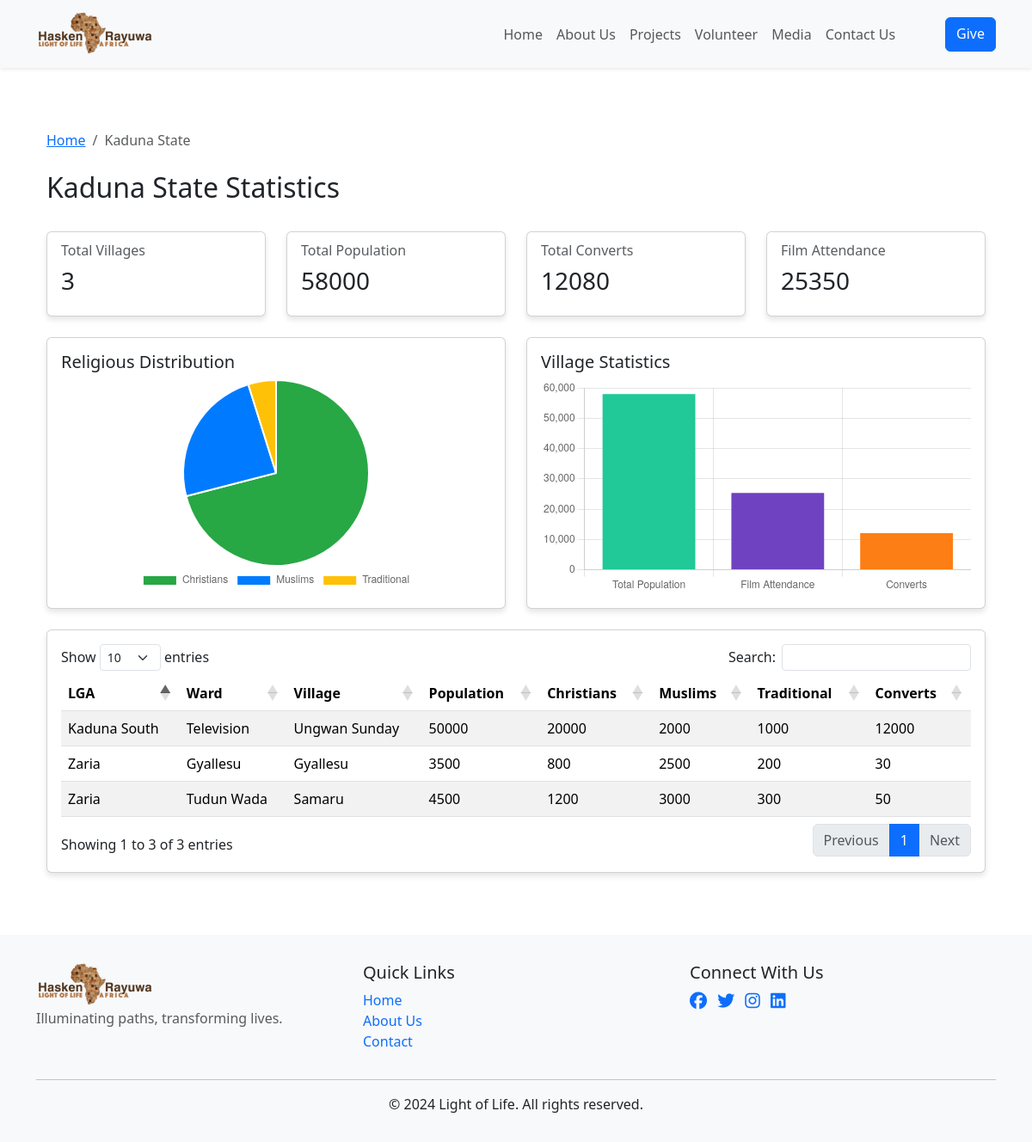
Page /state/Kaduna/ on the committed database.
### core/models.py (models this page shows, shortened)
class SiteLogo(models.Model):
    logo = models.ImageField(upload_to='logos/')
    updated_at = models.DateTimeField(auto_now=True)
    class Meta:
        verbose_name_plural = "Site Logo"

class DemographicData(models.Model):
    STATE_CHOICES = [
        ('Abia', 'Abia'),
        ('Adamawa', 'Adamawa'),
        ('Akwa Ibom', 'Akwa Ibom'),
        ('Anambra', 'Anambra'),
        ('Bauchi', 'Bauchi'),
        ('Bayelsa', 'Bayelsa'),
        ('Benue', 'Benue'),
        ('Borno', 'Borno'),
        ('Cross River', 'Cross River'),
        ('Delta', 'Delta'),
        ('Ebonyi', 'Ebonyi'),
        ('Edo', 'Edo'),
        ('Ekiti', 'Ekiti'),
        ('Enugu', 'Enugu'),
        ('FCT', 'Abuja'),
        ('Gombe', 'Gombe'),
        ('Imo', 'Imo'),
        ('Jigawa', 'Jigawa'),
        ('Kaduna', 'Kaduna'),
        ('Kano', 'Kano'),
        ('Katsina', 'Katsina'),
        ('Kebbi', 'Kebbi'),
        ('Kogi', 'Kogi'),
        ('Kwara', 'Kwara'),
        ('Lagos', 'Lagos'),
        ('Nasarawa', 'Nasarawa'),
        ('Niger', 'Niger'),
        ('Ogun', 'Ogun'),
        ('Ondo', 'Ondo'),
        ('Osun', 'Osun'),
        ('Oyo', 'Oyo'),
        ('Plateau', 'Plateau'),
        ('Rivers', 'Rivers'),
        ('Sokoto', 'Sokoto'),
        ('Taraba', 'Taraba'),
        ('Yobe', 'Yobe'),
        ('Zamfara', 'Zamfara'),
        ]
    state = models.CharField(max_length=50, choices=STATE_CHOICES)
    lga = models.CharField(max_length=100, verbose_name="L.G.A")
    ward = models.CharField(max_length=100)
    village = models.CharField(max_length=100)
    christian_population = models.IntegerField(verbose_name="Christian Population")
    muslim_population = models.IntegerField(verbose_name="Muslim Population")
    traditional_population = models.IntegerField(verbose_name="Traditional People Population")
    converts = models.IntegerField()
    total_village_population = models.IntegerField(verbose_name="Total Village Population")
    film_attendance = models.IntegerField()
    people_group = models.CharField(max_length=100)
    practiced_religion = models.CharField(max_length=100)
    created_at = models.DateTimeField(auto_now_add=True)
    updated_at = models.DateTimeField(auto_now=True)
    class Meta:
        verbose_name_plural = "Demographic Data"
        indexes = [
            models.Index(fields=['state']),
            models.Index(fields=['lga']),
        ]
        unique_together = ['state', 'lga', 'ward', 'village']

### core/views.py (the view)
# urls.py: path('state/<str:state_name>/', views.state_detail, name='state_detail'),
def state_detail(request, state_name):
    state_data = DemographicData.objects.filter(state=state_name)
    summary = {
        'village_count': state_data.count(),
        'total_population': state_data.aggregate(Sum('total_village_population'))['total_village_population__sum'] or 0,
        'total_converts': state_data.aggregate(Sum('converts'))['converts__sum'] or 0,
        'film_attendance': state_data.aggregate(Sum('film_attendance'))['film_attendance__sum'] or 0,
        'total_christian': state_data.aggregate(Sum('christian_population'))['christian_population__sum'] or 0,
        'total_muslim': state_data.aggregate(Sum('muslim_population'))['muslim_population__sum'] or 0,
        'total_traditional': state_data.aggregate(Sum('traditional_population'))['traditional_population__sum'] or 0,
    }
    detailed_data = DemographicData.objects.filter(state=state_name).order_by('lga', 'ward', 'village')
    context = {
        'state_name': state_name,
        'summary': summary,
        'detailed_data': detailed_data,
        'logo': SiteLogo.objects.last(),
    }
    print(f"Number of detailed records: {detailed_data.count()}")
    return render(request, 'core/state_detail.html', context)

### core/templates/core/state_detail.html (shortened to what this page needs)
{% extends 'base.html' %}
{% load static %}
{% block css %}
<link rel="stylesheet" href="https://cdn.datatables.net/1.11.5/css/dataTables.bootstrap5.min.css">
{% endblock %}
{% block content %}
<div class="container py-5">
    <nav aria-label="breadcrumb" class="mb-4">
        <ol class="breadcrumb">
            <li class="breadcrumb-item"><a href="{% url 'home' %}">Home</a></li>
            <li class="breadcrumb-item active">{{ state_name }} State</li>
        </ol>
    </nav>
    <div class="row mb-4">
        <div class="col">
            <h2>{{ state_name }} State Statistics</h2>
        </div>
    </div>
    <div class="row mb-4">
        <div class="col-md-3">
            <div class="card">
                <div class="card-body">
                    <h6 class="card-subtitle mb-2 text-muted">Total Villages</h6>
                    <h3 class="card-title">{{ summary.village_count }}</h3>
                </div>
            </div>
        </div>
        <div class="col-md-3">
            <div class="card">
                <div class="card-body">
                    <h6 class="card-subtitle mb-2 text-muted">Total Population</h6>
                    <h3 class="card-title">{{ summary.total_population|default:0 }}</h3>
                </div>
            </div>
        </div>
        <div class="col-md-3">
            <div class="card">
                <div class="card-body">
                    <h6 class="card-subtitle mb-2 text-muted">Total Converts</h6>
                    <h3 class="card-title">{{ summary.total_converts|default:0 }}</h3>
                </div>
            </div>
        </div>
        <div class="col-md-3">
            <div class="card">
                <div class="card-body">
                    <h6 class="card-subtitle mb-2 text-muted">Film Attendance</h6>
                    <h3 class="card-title">{{ summary.film_attendance|default:0 }}</h3>
                </div>
            </div>
        </div>
    </div>
    <div class="row mb-4">
        <div class="col-md-6">
            <div class="card h-100">
                <div class="card-body d-flex flex-column">
                    <h5 class="card-title">Religious Distribution</h5>
                    <div class="flex-grow-1">
                        <canvas id="religionChart"></canvas>
                    </div>
                </div>
            </div>
        </div>
        <div class="col-md-6">
            <div class="card h-100">
                <div class="card-body d-flex flex-column">
                    <h5 class="card-title">Village Statistics</h5>
                    <div class="flex-grow-1">
                        <canvas id="villageChart"></canvas>
                    </div>
                </div>
            </div>
        </div>
    </div>
    <div class="card">
        <div class="card-body">
            <table id="detailTable" class="table table-striped">
                <thead>
                    <tr>
                        <th>LGA</th>
                        <th>Ward</th>
                        <th>Village</th>
                        <th>Population</th>
                        <th>Christians</th>
                        <th>Muslims</th>
                        <th>Traditional</th>
                        <th>Converts</th>
                    </tr>
                </thead>
                <tbody>
                    {% for data in detailed_data %}
                    <tr>
                        <td>{{ data.lga }}</td>
                        <td>{{ data.ward }}</td>
                        <td>{{ data.village }}</td>
                        <td>{{ data.total_village_population }}</td>
                        <td>{{ data.christian_population }}</td>
                        <td>{{ data.muslim_population }}</td>
                        <td>{{ data.traditional_population }}</td>
                        <td>{{ data.converts }}</td>
                    </tr>
                    {% endfor %}
                </tbody>
            </table>
        </div>
    </div>
</div>
{% endblock %}
{% block js %}
<script>
document.addEventListener('DOMContentLoaded', function() {
    // Initialize DataTable
    $('#detailTable').DataTable({
        pageLength: 10,
        order: [[0, 'asc']],
    });
    // Religion Distribution Chart
    const religionCtx = document.getElementById('religionChart').getContext('2d');
    new Chart(religionCtx, {
        type: 'pie',
        data: {
            labels: ['Christians', 'Muslims', 'Traditional'],
            datasets: [{
                data: [
                    {{ summary.total_christian|default:0 }},
                    {{ summary.total_muslim|default:0 }},
                    {{ summary.total_traditional|default:0 }}
                ],
                backgroundColor: ['#28a745', '#007bff', '#ffc107']
            }]
        },
        options: {
            responsive: true,
            maintainAspectRatio: true,
            aspectRatio: 2,
            plugins: {
                legend: {
                    position: 'bottom'
                }
            }
        }
    });
    // Village Statistics Chart
    const villageCtx = document.getElementById('villageChart').getContext('2d');
    new Chart(villageCtx, {
        type: 'bar',
        data: {
            labels: ['Total Population', 'Film Attendance', 'Converts'],
            datasets: [{
                data: [
                    {{ summary.total_population|default:0 }},
                    {{ summary.film_attendance|default:0 }},
                    {{ summary.total_converts|default:0 }}
                ],
                backgroundColor: ['#20c997', '#6f42c1', '#fd7e14']
            }]
        },
        options: {
            responsive: true,
            plugins: {
                legend: {
                    display: false
                }
            },
            scales: {
                y: {
                    beginAtZero: true
                }
            }
        }
    });
});
// Export function
function exportToExcel() {
    // Implementation for Excel export
    // We can add this later if you want
}
</script>
{% endblock %}

### core/templates/base.html (shortened to what this page needs)
<!DOCTYPE html>
<html lang="en">
<head>
    <link href="https://cdn.jsdelivr.net/npm/bootstrap@5.3.3/dist/css/bootstrap.min.css" rel="stylesheet">
    <link href="https://cdnjs.cloudflare.com/ajax/libs/font-awesome/6.5.1/css/all.min.css" rel="stylesheet">
    <link rel="stylesheet" href="https://cdnjs.cloudflare.com/ajax/libs/photoswipe/5.4.2/photoswipe.min.css">
    <link rel="stylesheet" href="https://unpkg.com/leaflet@1.9.4/dist/leaflet.css" />
    {% block css %}{% endblock %}
</head>
<body>
    <nav class="navbar navbar-expand-lg navbar-light bg-light shadow-sm">
        <div class="container">
            {% if logo %}
                <a class="navbar-brand" href="/"><img id="logo" src="{{ logo.logo.url }}" alt="Logo"></a>
            {% else %}
                <a class="navbar-brand" href="/">Light of Life</a>
            {% endif %}
            <div class="collapse navbar-collapse" id="navbarNav">
                <ul class="navbar-nav ms-auto">
                    <li class="nav-item">
                        <a class="nav-link" href="{% url 'home' %}">Home</a>
                    </li>
                    <li class="nav-item">
                        <a class="nav-link" href="{% url 'about' %}">About Us</a>
                    </li>
                        <a class="nav-link" href="{% url 'projects' %}">Projects</a>
                        <a class="nav-link" href="{% url 'volunteer' %}">Volunteer</a>
                        <a class="nav-link" href="{% url 'media' %}">Media</a>
                        <a class="nav-link" href="{% url 'contact' %}">Contact Us</a>
                        <a class="btn btn-primary" style="margin-left: 50px;" href="{% url 'give' %}">Give</a>
                </ul>
            </div>
        </div>
    </nav>
    <main class="py-4">
        <div class="container">
            {% block content %}{% endblock %}
        </div>
    </main>
    <footer class="footer">
        <div class="container">
            <div class="row">
                <div class="col-md-4">
                    <a class="navbar-brand" href="/"><img id="logo" src="{{ logo.logo.url }}" alt="Logo"></a>
                    <p class="text-muted">Illuminating paths, transforming lives.</p>
                </div>
                <div class="col-md-4">
                    <h5>Quick Links</h5>
                    <ul class="list-unstyled">
                        <li><a href="{% url 'home' %}" class="text-decoration-none">Home</a></li>
                        <li><a href="{% url 'about' %}" class="text-decoration-none">About Us</a></li>
                        <li><a href="{% url 'contact' %}" class="text-decoration-none">Contact</a></li>
                    </ul>
                </div>
                <div class="col-md-4">
                    <h5>Connect With Us</h5>
                    <div class="social-links">
                        <a href="#" class="text-decoration-none me-2"><i class="fab fa-facebook fa-lg"></i></a>
                        <a href="#" class="text-decoration-none me-2"><i class="fab fa-twitter fa-lg"></i></a>
                        <a href="#" class="text-decoration-none me-2"><i class="fab fa-instagram fa-lg"></i></a>
                        <a href="#" class="text-decoration-none"><i class="fab fa-linkedin fa-lg"></i></a>
                    </div>
                </div>
            </div>
            <hr>
            <div class="text-center">
                <p class="mb-0">&copy; {% now "Y" %} Light of Life. All rights reserved.</p>
            </div>
        </div>
    </footer>
    {% block js %}{% endblock %}
</body>
</html>

### core/templates/base.html (style rules this page uses)
body { display: flex; flex-direction: column; min-height: 100vh; }
main { flex: 1 0 auto; }
.navbar-brand { font-weight: 600; font-size: 1.5rem; }
.footer { background-color: #f8f9fa; padding: 2rem 0; margin-top: auto; }
.card { transition: transform 0.2s ease-in-out; box-shadow: 0 4px 6px rgba(0, 0, 0, 0.1); }

### rows in the picture
SiteLogo: logo (picture)
DemographicData: lga "Kaduna South", ward "Television", village "Ungwan Sunday", total_village_population "50000", christian_population "20000", muslim_population "2000", traditional_population "1000", converts "12000"
DemographicData: lga "Zaria", ward "Gyallesu", village "Gyallesu", total_village_population "3500", christian_population "800", muslim_population "2500", traditional_population "200", converts "30"
DemographicData: lga "Zaria", ward "Tudun Wada", village "Samaru", total_village_population "4500", christian_population "1200", muslim_population "3000", traditional_population "300", converts "50"

### other values in the picture
{{ state_name }} "Kaduna"
{{ summary.village_count }} "3"
{{ summary.total_population|default:0 }} "58000"
{{ summary.total_converts|default:0 }} "12080"
{{ summary.film_attendance|default:0 }} "25350"
chart data {{ summary.total_christian|default:0 }} 22000
chart data {{ summary.total_muslim|default:0 }} 7500
chart data {{ summary.total_traditional|default:0 }} 1500
chart data {{ summary.total_population|default:0 }} 58000
